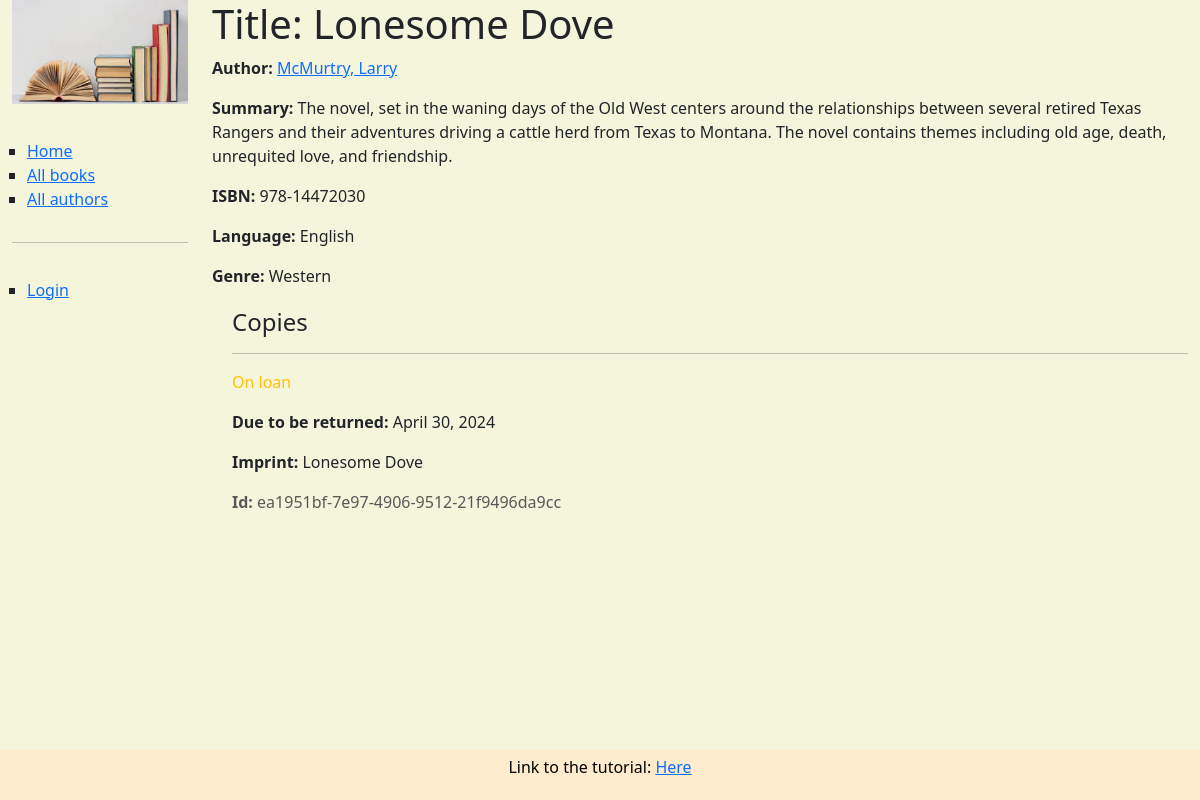
Page /catalog/book/3 on the earlier database version.
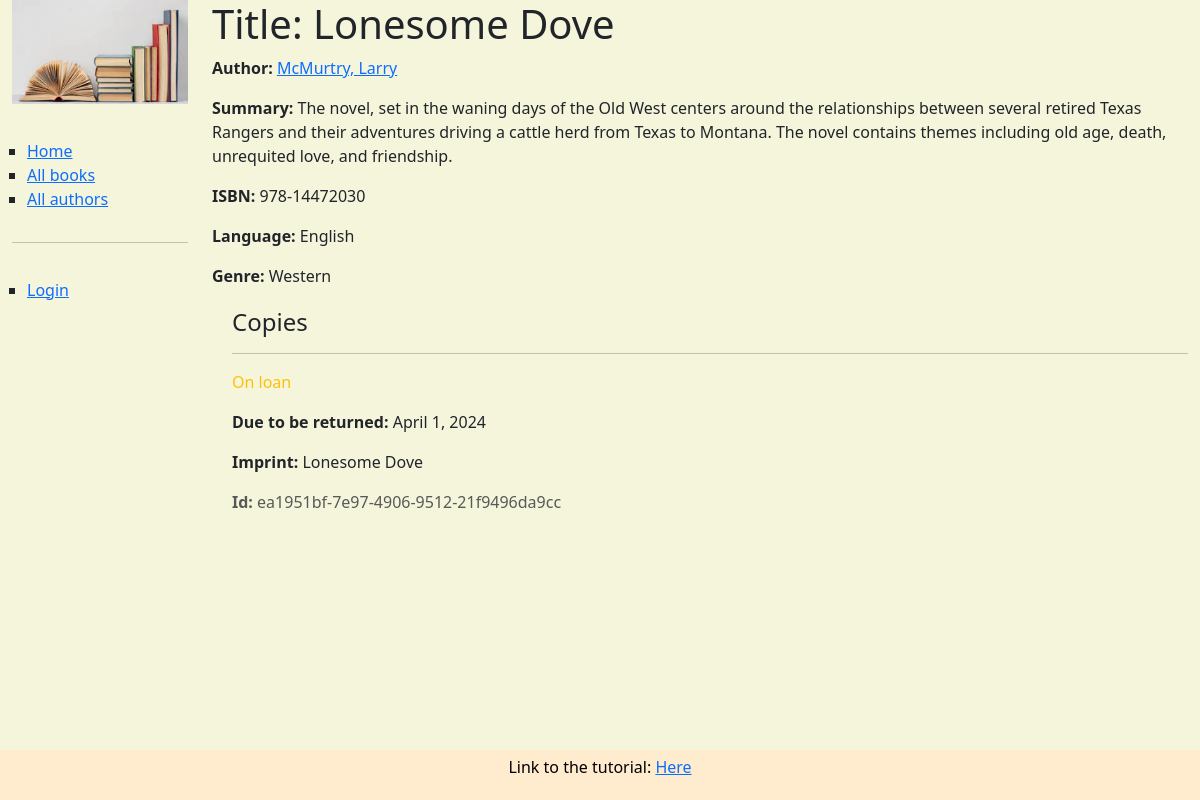
Same page on the later database version.
### catalog/models.py (models this page shows, shortened)
class BookInstance(models.Model):
    id = models.UUIDField(primary_key=True, default=uuid.uuid4,
                          help_text="Unique ID for this particular book across whole library")
    book = models.ForeignKey('Book', on_delete=models.RESTRICT, null=True)
    imprint = models.CharField(max_length=200)
    due_back = models.DateField(null=True, blank=True)
    borrower = models.ForeignKey(settings.AUTH_USER_MODEL, on_delete=models.SET_NULL, null=True, blank=True)
    LOAN_STATUS = (
        ('m', 'Maintenance'),
        ('o', 'On loan'),
        ('a', 'Available'),
        ('r', 'Reserved'),
    )
    status = models.CharField(
        max_length=1,
        choices=LOAN_STATUS,
        blank=True,
        default='m',
        help_text='Book availability',
    )
    class Meta:
        ordering = ['due_back']
        permissions = (("can_mark_returned", "Set book as returned"),)

### catalog/views.py (the view)
# urls.py: path('book/<int:pk>', views.BookDetailView.as_view(), name='book-detail'),
class BookDetailView(generic.DetailView):
    model = Book
    paginate_by = 10

### catalog/models.py (called while the page is built)
    def __str__ (self):
        return self.name

    def __str__(self):
        return self.name

    def get_absolute_url(self):
        return reverse('author-detail', args=[str(self.id)])

    def __str__(self):
        return f'{self.last_name}, {self.first_name}'

### catalog/templates/catalog/book_detail.html (shortened to what this page needs)
{% extends "base_generic.html" %}
{% block content %}
  <h1>Title: {{ book.title }}</h1>
  <p><strong>Author:</strong> <a href="{{ book.author.get_absolute_url }}">{{ book.author }}</a></p>
  <p><strong>Summary:</strong> {{ book.summary }}</p>
  <p><strong>ISBN:</strong> {{ book.isbn }}</p>
  <p><strong>Language:</strong> {{ book.language }}</p>
  <p><strong>Genre:</strong> {{ book.genre.all|join:", " }}</p>
  <div style="margin-left:20px;margin-top:20px">
    <h4>Copies</h4>
    {% for copy in book.bookinstance_set.all %}
      <hr />
      <p
        class="{% if copy.status == 'a' %}text-success{% elif copy.status == 'm' %}text-danger{% else %}text-warning{% endif %}">
        {{ copy.get_status_display }}
      </p>
      {% if copy.status != 'a' %}
        <p><strong>Due to be returned:</strong> {{ copy.due_back }}</p>
      {% endif %}
      <p><strong>Imprint:</strong> {{ copy.imprint }}</p>
      <p class="text-muted"><strong>Id:</strong> {{ copy.id }}</p>
    {% endfor %}
  </div>
{% endblock %}
{% block sidebar %}
  {{ block.super }}
{% endblock %}

Differences in the rows shown:
changed BookInstance "On loan": due_back "April 30, 2024" → "April 1, 2024"
